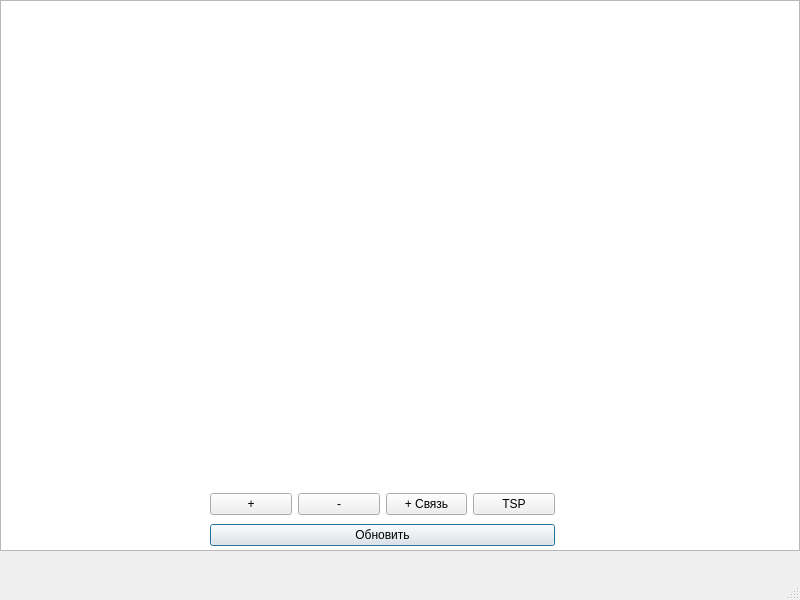
<?xml version="1.0" encoding="UTF-8"?>
<ui version="4.0">
 <class>MainWindow</class>
 <widget class="QMainWindow" name="MainWindow">
  <property name="geometry">
   <rect>
    <x>0</x>
    <y>0</y>
    <width>800</width>
    <height>600</height>
   </rect>
  </property>
  <property name="minimumSize">
   <size>
    <width>800</width>
    <height>600</height>
   </size>
  </property>
  <property name="maximumSize">
   <size>
    <width>800</width>
    <height>600</height>
   </size>
  </property>
  <property name="windowTitle">
   <string>MainWindow</string>
  </property>
  <widget class="QWidget" name="centralwidget">
   <widget class="QGraphicsView" name="grView">
    <property name="geometry">
     <rect>
      <x>0</x>
      <y>0</y>
      <width>800</width>
      <height>551</height>
     </rect>
    </property>
   </widget>
   <widget class="QWidget" name="">
    <property name="geometry">
     <rect>
      <x>210</x>
      <y>490</y>
      <width>345</width>
      <height>61</height>
     </rect>
    </property>
    <layout class="QVBoxLayout" name="verticalLayout">
     <item>
      <layout class="QHBoxLayout" name="horizontalLayout">
       <item>
        <widget class="QPushButton" name="addNode">
         <property name="text">
          <string>+</string>
         </property>
        </widget>
       </item>
       <item>
        <widget class="QPushButton" name="delNode">
         <property name="text">
          <string>-</string>
         </property>
        </widget>
       </item>
       <item>
        <widget class="QPushButton" name="addEdge">
         <property name="text">
          <string>+ Связь</string>
         </property>
        </widget>
       </item>
       <item>
        <widget class="QPushButton" name="tsp">
         <property name="text">
          <string>TSP</string>
         </property>
        </widget>
       </item>
      </layout>
     </item>
     <item>
      <widget class="QPushButton" name="upd">
       <property name="text">
        <string>Обновить</string>
       </property>
       <property name="autoDefault">
        <bool>false</bool>
       </property>
       <property name="default">
        <bool>true</bool>
       </property>
      </widget>
     </item>
    </layout>
   </widget>
  </widget>
  <widget class="QMenuBar" name="menubar">
   <property name="geometry">
    <rect>
     <x>0</x>
     <y>0</y>
     <width>800</width>
     <height>25</height>
    </rect>
   </property>
  </widget>
  <widget class="QStatusBar" name="statusbar"/>
 </widget>
 <resources/>
 <connections/>
</ui>
